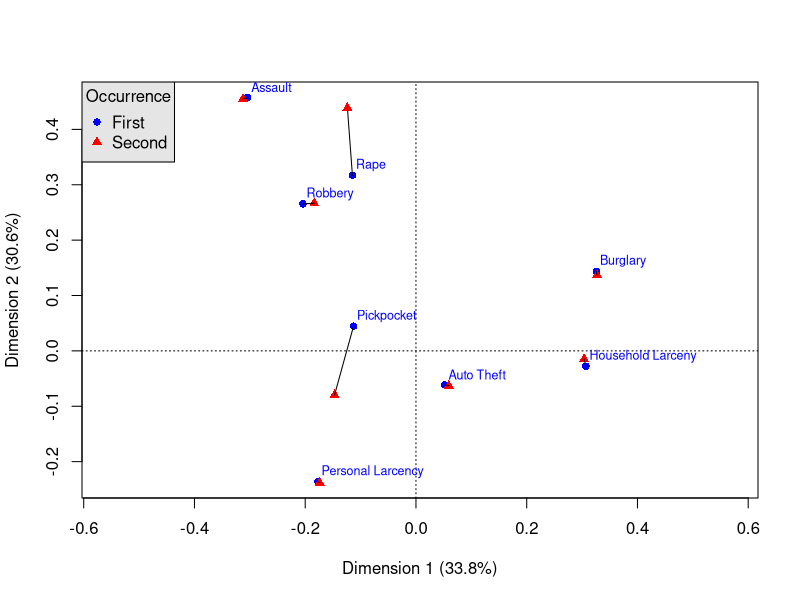

The R source for this figure:
setwd("//media//kswada//MyFiles//R//rep_vict")

packages <- c("dplyr", "vcd", "vcdExtra", "MASS")
purrr::walk(packages, library, character.only = TRUE, warn.conflicts = FALSE)



# ------------------------------------------------------------------------------
# data:  Repeat victimization
# ------------------------------------------------------------------------------
data("RepVict", package = "vcd")

data <- RepVict

data

names(dimnames(data)) <- c("FirstVictimization", "SecondVictimization")



# ------------------------------------------------------------------------------
# Simple Correspondence Analysis
#  - Correspondense analysis is designed to show how the data deviate from expectation when the row and column variables are independent.
#    The sieve, association, and the mosaic plots depict every cell in the table, and for large tables it may be difficult to see patterns.
#    Correspondense analysis shows only row and column categories as points in the two (or three) dimensions that account for the greatest proportion of deviation from independence.
#
#  - The weighted average of the squared principal coordinates for the rows or columns on a principal axis equals the squared singular value for that axis,
#    whereas the weighted average of the squared standard coordinates equals 1.
#
#  - Reciprocal averages:  CA assigns scores to the row and column categories such that the column scores are proportional to the weighted averages of the row scores, and vice-versa.
# ------------------------------------------------------------------------------


# ------------------------------------------------------------------------------
# Principal inertia
# ------------------------------------------------------------------------------
# By default, ca() produces a 2-dimensional solution
( victim.ca <- ca::ca(data) )


# For this table, 7 dimensions are required for an exact solution.
# Nearly 64.5% of the Pearson chi-square for association (= Principal inertias) is accounted for by 2 dimensions,
summary(victim.ca)


# Pearson's X^2
chisq.test(data)
( chisq <- sum(data) * sum(victim.ca$sv^2) )



# Complete, exact solution would have M = min((I-1)(J-1)) = 49 dimensions, and you could obtain this using the argument nd = 49
( victim.ca_comp <- ca::ca(data, nd = 49) )



# ------------------------------------------------------------------------------
# Visualize pattern of associations by plotting CA scores in 2D
# ------------------------------------------------------------------------------
# Standard coordinates are transformed internally within the plot function according to the map argument: default to map = "symmetric",
# giving principal coordinates

# asp = 1:  2 axes are scaled so that the number of data units per inch are the same for both the horizontal and vertical axes.

# Here, we want to emphasize the relation between the same crimes on the first and second occurrence.
# We lable each crime just once (using labels = c(2, 0)) and connect the 2 points for each crime by a line

graphics.off();  par(mfrow=c(1,1), asp = 1)
res <- plot(victim.ca, labels = c(2, 0))
segments(res$rows[,1], res$rows[,2], res$cols[,1], res$cols[,2])
legend("topleft", legend = c("First", "Second"), title = "Occurrence", col = c("blue", "red"), pch = 16:17, bg = "gray90")


res



# -->
# Most of points are extremely close for the first and second occurrence of a crime,
# indicating that the row profile for a crime is very similar to its corresponding column profile, with Rape and Pickpocket as exceptions.

# The first dimension appears to contract crimes against the person (right) with crimes against property (left),
# and it may be that the second dimension represents defree of violence associated with each crime.
# The latter interpretaion is consistent with the movement of Rape towards higher position and Pickpocket towards a lower one on this dimension.
